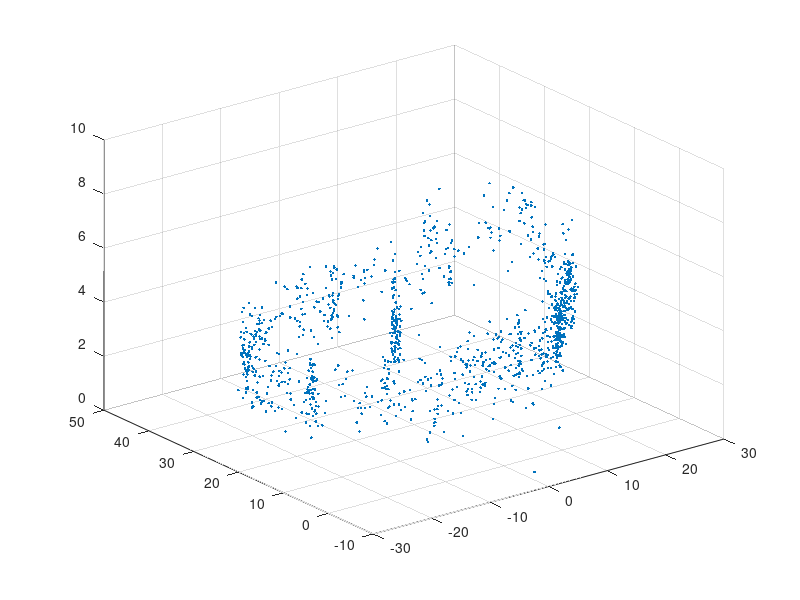
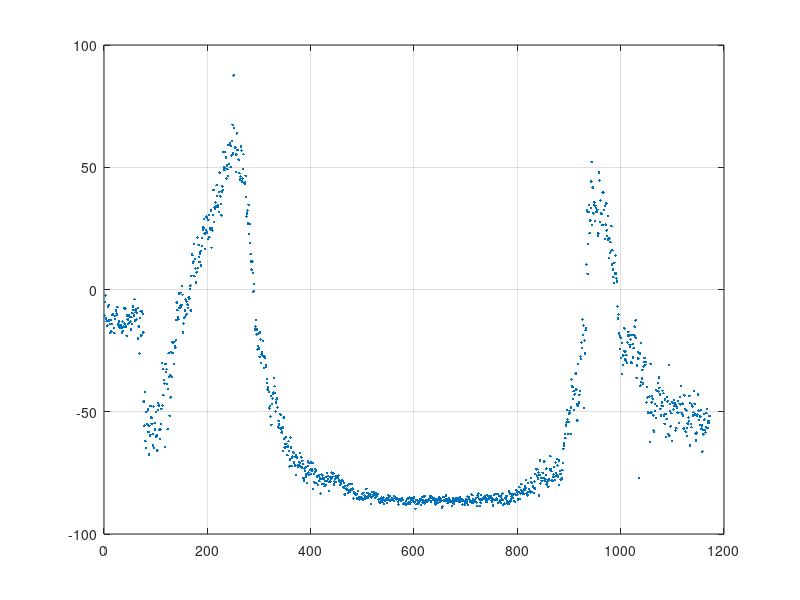

Here is the MATLAB script that generated these plots, in order:
clc
clear
close all

data = csvread('mag.csv');
mx = data(:,1);
my = data(:,2);
mz = data(:,3);

mx = -mx;

figure;
plot3(mx, my, mz, '.', 'LineWidth', 2); grid on;

psi = atan2(-my, mz);

figure;
plot(rad2deg(psi), '.', 'LineWidth', 2); grid on;
